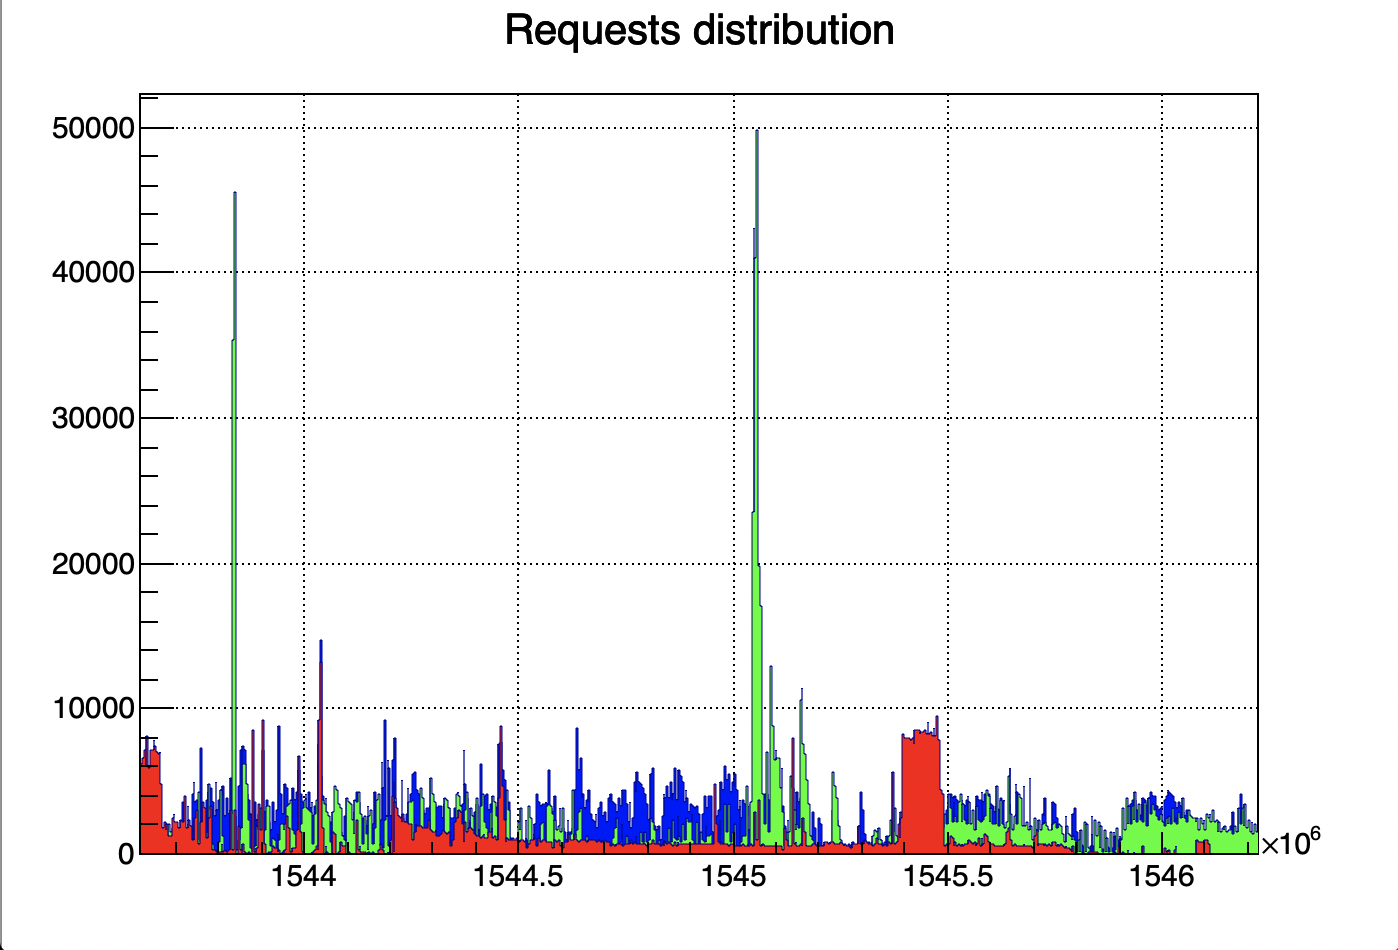

This figure's Python source:
import json
import ROOT

try:
    loaded
except NameError:
    loaded = False
    data = {}
    r = {}
    r['PrepareToGet'] = r['Get'] = r['Put'] = 0


if not loaded:
    with open('allreqs2018-12-parsed.json') as f:
        data = json.load(f)
    loaded = True
    for l in data:
        if l['r'] == 'PutDone':
            continue
        r[l['r']] += 1




t0 = data[0]['t']
tN = data[-1]['t']
h = {}
hstack = ROOT.THStack("stacked", "Requests distribution")
for r in ['Get', 'Put', 'PrepareToGet']:
    h[r] = ROOT.TH1I("myHisto","Requests distribution;t;count",
                     720, t0, tN)
    hstack.Add(h[r])

for l in data:
    if l['r'] == 'PutDone':
        continue
    h[l['r']].Fill(l['t'])


c = ROOT.TCanvas()
c.SetGrid()
h['Get'].SetFillColor(ROOT.kBlue)
h['PrepareToGet'].SetFillColor(ROOT.kRed)
h['Put'].SetFillColor(ROOT.kGreen)
hstack.Draw("nostack")
c.Draw()
print "Done"
